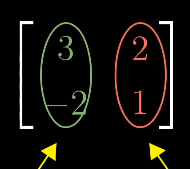
#> input picture Math/Linear Algebra/Linear Transformation & Matrices/images/transformation-matrix.png, 190 x 169 px
$ jupyter execute 'linear transformation.ipynb'
#> lines starting #> are read from the running program, lines starting #| are printed output that depends on the picture
1. [Linear Transformation](#linear-transformation)

#### Linear Transformation:
- have ```fixed origin``` at ```0```
- ```parallel and evenly spaced straight grid lines```
- the ```diagonal``` should be also a ```line``` and not curvy
- transformations

    - ```rotation``` (around origin)

    - ```reflection```

    - ```scaling``` (dilations)

    - ```shears```

Note:
- based on ```transformed i^``` and ```j ^ basis vectors``` we can calculate ```transformed vector```
    - the ```scalar values``` for the ```basis vector``` remains the ```same before``` and ```after``` the transformation

example 1: ```2x2 transformation matrix``` shown below holds the ```transformed i^``` and ```j^``` position which tells us about the ```transformed vector```

[cell 1]
from PIL import Image
from IPython.display import display

img = Image.open('images/transformation-matrix.png')
#> img is the input picture: PIL image 190x169 RGBA; mean R, G, B, A 16.2, 14.1, 10.1, 255
new_image = img.resize((150, 120))
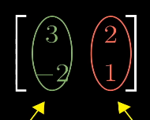
#> new_image: PIL image 150x120 RGBA; mean R, G, B, A 16.3, 14.3, 10.3, 255
display(new_image)

img = Image.open('images/transformation-matrix1.png')
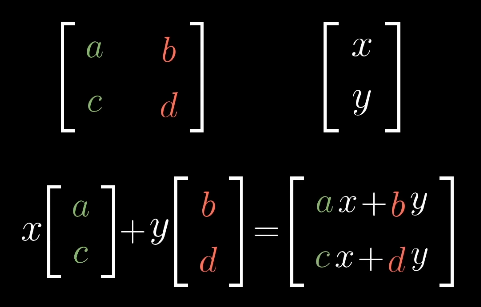
#> input picture Math/Linear Algebra/Linear Transformation & Matrices/images/transformation-matrix1.png, 481 x 307 px
#> img is the input picture: PIL image 481x307 RGBA; mean R, G, B, A 10.3, 9.8, 9.6, 255
new_image = img.resize((350, 210))
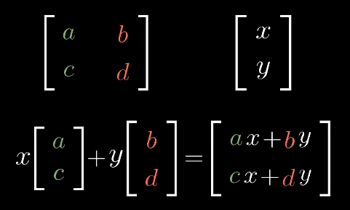
#> new_image: PIL image 350x210 RGBA; mean R, G, B, A 10.4, 9.9, 9.7, 255
display(new_image)
